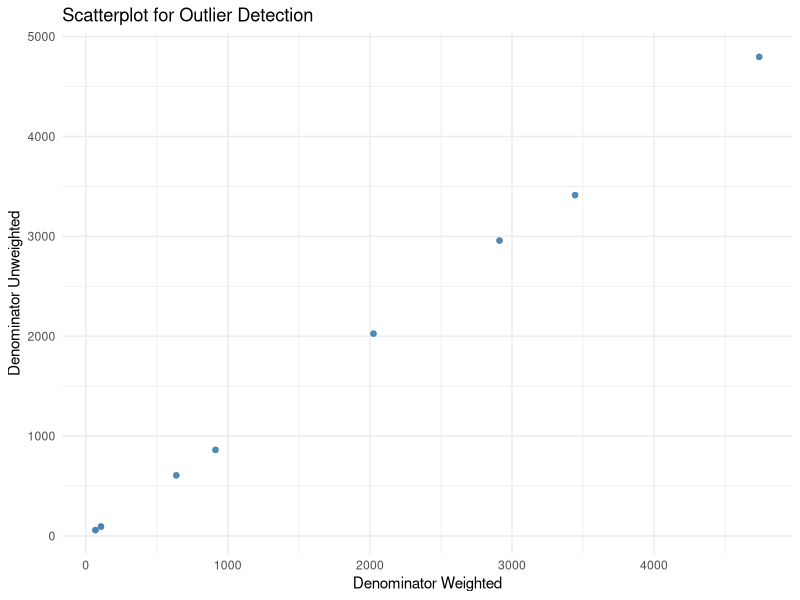
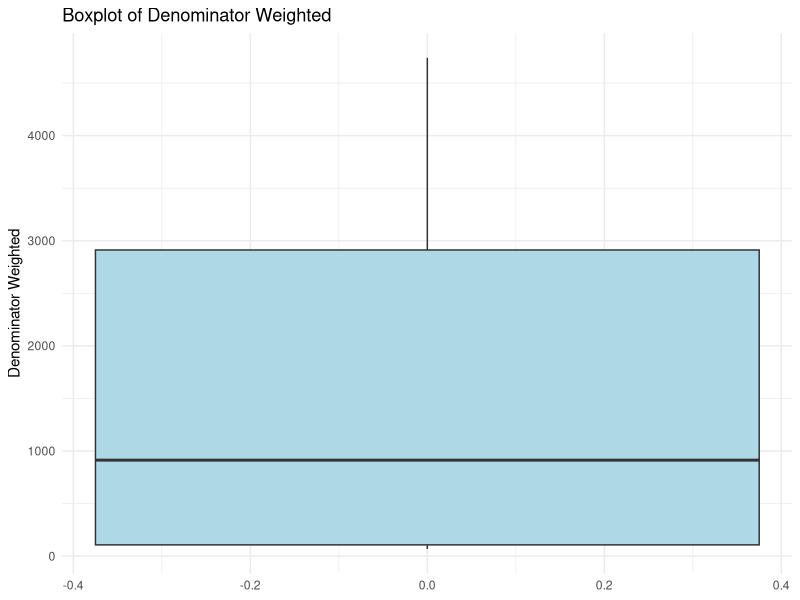

The R script that drew these images, in order: (Note: this script raises an error after producing the figures.)
## ---- chunk 1
library(dplyr)
library(tidyr)
library(stringr)
library(readr)
library(here)
library(ggplot2)


## ---- chunk 2
ari_df <- read_csv(here("data", "raw","symptoms-of-acute-respiratory-infection-ari_national_zaf.csv"))
## ---- chunk 3
head(ari_df)
## ---- chunk 4
ari_df <- ari_df[-1, ]
## ---- chunk 5
dim(ari_df)
## ---- chunk 6
dup_check <- ari_df %>%
  group_by(Indicator, SurveyYear, CharacteristicId, Value) %>%
  filter(n() > 1)

dup_check

## ---- chunk 7

data.frame(
  Column = names(ari_df),
  Missing_Percentage = paste0(round(colMeans(is.na(ari_df)) * 100, 2), "%")
  )

## ---- chunk 8
data.frame(
  Column = names(ari_df),
  Missing_Data = paste0(colSums(is.na(ari_df)))
  )
## ---- chunk 9
data.frame(
  Column = names(ari_df),
  paste0(sapply(ari_df, typeof))
)

## ---- chunk 10
str(ari_df)

## ---- chunk 11
ari_df <- ari_df %>%
  mutate(
        Value = as.numeric(Value),
    Precision = as.numeric(Precision),
    SurveyYear = as.integer(SurveyYear),
    IndicatorOrder = as.integer(IndicatorOrder),
    CharacteristicId = as.integer(CharacteristicId),
    CharacteristicOrder = as.integer(CharacteristicOrder),
    IsTotal = as.logical(as.integer(IsTotal)),
    IsPreferred = as.logical(as.integer(IsPreferred)),
    SurveyYearLabel = as.integer(SurveyYearLabel),
    DenominatorWeighted = as.numeric(DenominatorWeighted),
    DenominatorUnweighted = as.numeric(DenominatorUnweighted),
  )
## ---- chunk 12
library(dplyr)
library(purrr)

# Summary table: column name, number of unique values, sample of unique values
n_sample <- 3

summary_tbl <- ari_df %>%
  map_df(~ tibble(
    n_unique = n_distinct(.),
    sample_values = paste(head(unique(.), n_sample), collapse = ", ")
  ), .id = "column")


summary_tbl


## ---- chunk 13
ari_df <- ari_df %>%

 select(
     -ISO3, 
    -DHS_CountryCode, 
    -CountryName, 
    -SurveyId,
    -ByVariableId, 
    -ByVariableLabel, 
    -IsTotal,
    -RegionId, 
    -SurveyYearLabel, 
    -SurveyType,
    -CharacteristicOrder
  )
## ---- chunk 14


library(dplyr)
library(tidyr)


ari_df <- ari_df %>%
   mutate(
    # 4740 <-> 4797
    DenominatorUnweighted = if_else(
      is.na(DenominatorUnweighted) & DenominatorWeighted == 4740,
      4797,
      DenominatorUnweighted
    ),
    DenominatorWeighted = if_else(
      is.na(DenominatorWeighted) & DenominatorUnweighted == 4797,
      4740,
      DenominatorWeighted
    ),

    # 2912 <-> 2958
    DenominatorUnweighted = if_else(
      is.na(DenominatorUnweighted) & DenominatorWeighted == 2912,
      2958,
      DenominatorUnweighted
    ),
    DenominatorWeighted = if_else(
      is.na(DenominatorWeighted) & DenominatorUnweighted == 2958,
      2912,
      DenominatorWeighted
    ),

    # 2025 <-> 2026
    DenominatorUnweighted = if_else(
      is.na(DenominatorUnweighted) & DenominatorWeighted == 2025,
      2026,
      DenominatorUnweighted
    ),
    DenominatorWeighted = if_else(
      is.na(DenominatorWeighted) & DenominatorUnweighted == 2026,
      2025,
      DenominatorWeighted
    ),

    # 3444 <-> 3413
    DenominatorUnweighted = if_else(
      is.na(DenominatorUnweighted) & DenominatorWeighted == 3444,
      3413,
      DenominatorUnweighted
    ),
    DenominatorWeighted = if_else(
      is.na(DenominatorWeighted) & DenominatorUnweighted == 3413,
      3444,
      DenominatorWeighted
    ),

    # 68 <-> 59
    DenominatorUnweighted = if_else(
      is.na(DenominatorUnweighted) & DenominatorWeighted == 68,
      59,
      DenominatorUnweighted
    ),
    DenominatorWeighted = if_else(
      is.na(DenominatorWeighted) & DenominatorUnweighted == 59,
      68,
      DenominatorWeighted
    ),

    # 107 <-> 94
    DenominatorUnweighted = if_else(
      is.na(DenominatorUnweighted) & DenominatorWeighted == 107,
      94,
      DenominatorUnweighted
    ),
    DenominatorWeighted = if_else(
      is.na(DenominatorWeighted) & DenominatorUnweighted == 94,
      107,
      DenominatorWeighted
    ),

    # 637 <-> 607
    DenominatorUnweighted = if_else(
      is.na(DenominatorUnweighted) & DenominatorWeighted == 637,
      607,
      DenominatorUnweighted
    ),
    DenominatorWeighted = if_else(
      is.na(DenominatorWeighted) & DenominatorUnweighted == 607,
      637,
      DenominatorWeighted
    ),

    # 913 <-> 862
    DenominatorUnweighted = if_else(
      is.na(DenominatorUnweighted) & DenominatorWeighted == 913,
      862,
      DenominatorUnweighted
    ),
    DenominatorWeighted = if_else(
      is.na(DenominatorWeighted) & DenominatorUnweighted == 862,
      913,
      DenominatorWeighted
    )
  )




ari_df[
       c("DenominatorWeighted", "DenominatorUnweighted")]

## ---- chunk 15
ggplot(ari_df, aes(x = DenominatorWeighted, y = DenominatorUnweighted)) +
  geom_point(alpha = 0.6, color = "steelblue") +
  labs(title = "Scatterplot for Outlier Detection",
       x = "Denominator Weighted",
       y = "Denominator Unweighted") +
  theme_minimal()


ggplot(ari_df, aes(y = DenominatorWeighted)) +
  geom_boxplot(fill = "lightblue", outlier.color = "red", outlier.shape = 16) +
  labs(title = "Boxplot of Denominator Weighted",
       y = "Denominator Weighted") +
  theme_minimal()




## ---- chunk 16
dim(ari_df)
## ---- chunk 17
write_csv(ari_df, here("data","processed", "symptoms-of-acute-respiratory-infection-ari_cleaned.csv"))
